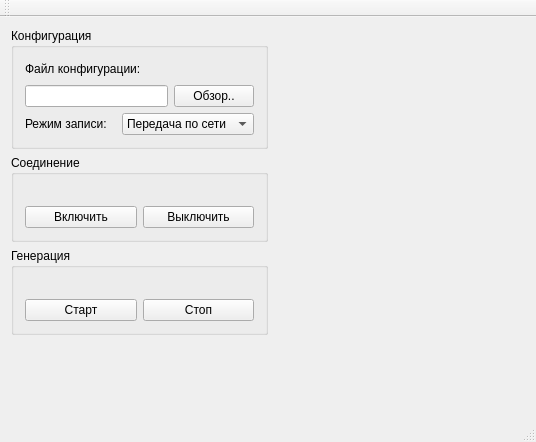
<?xml version="1.0" encoding="UTF-8"?>
<ui version="4.0">
 <class>MainWindow</class>
 <widget class="QMainWindow" name="MainWindow">
  <property name="geometry">
   <rect>
    <x>0</x>
    <y>0</y>
    <width>536</width>
    <height>442</height>
   </rect>
  </property>
  <property name="sizePolicy">
   <sizepolicy hsizetype="Fixed" vsizetype="Fixed">
    <horstretch>0</horstretch>
    <verstretch>0</verstretch>
   </sizepolicy>
  </property>
  <property name="windowTitle">
   <string>MainWindow</string>
  </property>
  <widget class="QWidget" name="centralWidget">
   <layout class="QVBoxLayout" name="verticalLayout_5">
    <item>
     <layout class="QHBoxLayout" name="horizontalLayout_6">
      <item>
       <layout class="QVBoxLayout" name="verticalLayout_4">
        <item>
         <widget class="QGroupBox" name="groupBox_3">
          <property name="title">
           <string>Конфигурация</string>
          </property>
          <layout class="QVBoxLayout" name="verticalLayout_3">
           <item>
            <layout class="QHBoxLayout" name="horizontalLayout_4">
             <item>
              <widget class="QLabel" name="label">
               <property name="text">
                <string>Файл конфигурации:</string>
               </property>
              </widget>
             </item>
             <item>
              <spacer name="horizontalSpacer">
               <property name="orientation">
                <enum>Qt::Horizontal</enum>
               </property>
               <property name="sizeHint" stdset="0">
                <size>
                 <width>40</width>
                 <height>20</height>
                </size>
               </property>
              </spacer>
             </item>
            </layout>
           </item>
           <item>
            <layout class="QHBoxLayout" name="horizontalLayout_3">
             <item>
              <widget class="QLineEdit" name="lineEdit_config_file"/>
             </item>
             <item>
              <widget class="QPushButton" name="pushButton_config_file">
               <property name="text">
                <string>Обзор..</string>
               </property>
              </widget>
             </item>
            </layout>
           </item>
           <item>
            <layout class="QHBoxLayout" name="horizontalLayout_5">
             <item>
              <widget class="QLabel" name="label_2">
               <property name="text">
                <string>Режим записи:</string>
               </property>
              </widget>
             </item>
             <item>
              <widget class="QComboBox" name="comboBox_write_mode">
               <item>
                <property name="text">
                 <string>Передача по сети</string>
                </property>
               </item>
               <item>
                <property name="text">
                 <string>Запись в файл</string>
                </property>
               </item>
              </widget>
             </item>
            </layout>
           </item>
          </layout>
         </widget>
        </item>
        <item>
         <widget class="QGroupBox" name="groupBox_2">
          <property name="title">
           <string>Соединение</string>
          </property>
          <layout class="QVBoxLayout" name="verticalLayout_2">
           <item>
            <widget class="QLabel" name="label_status_connection">
             <property name="text">
              <string/>
             </property>
            </widget>
           </item>
           <item>
            <layout class="QHBoxLayout" name="horizontalLayout_2">
             <item>
              <widget class="QPushButton" name="pushButton_connection_start">
               <property name="text">
                <string>Включить</string>
               </property>
              </widget>
             </item>
             <item>
              <widget class="QPushButton" name="pushButton_connection_stop">
               <property name="text">
                <string>Выключить</string>
               </property>
              </widget>
             </item>
            </layout>
           </item>
          </layout>
         </widget>
        </item>
        <item>
         <widget class="QGroupBox" name="groupBox">
          <property name="title">
           <string>Генерация</string>
          </property>
          <layout class="QVBoxLayout" name="verticalLayout">
           <item>
            <widget class="QLabel" name="label_status_generation">
             <property name="text">
              <string/>
             </property>
            </widget>
           </item>
           <item>
            <layout class="QHBoxLayout" name="horizontalLayout">
             <item>
              <widget class="QPushButton" name="pushButton_generation_start">
               <property name="text">
                <string>Старт</string>
               </property>
              </widget>
             </item>
             <item>
              <widget class="QPushButton" name="pushButton_generation_stop">
               <property name="text">
                <string>Стоп</string>
               </property>
              </widget>
             </item>
            </layout>
           </item>
          </layout>
         </widget>
        </item>
       </layout>
      </item>
      <item>
       <spacer name="horizontalSpacer_2">
        <property name="orientation">
         <enum>Qt::Horizontal</enum>
        </property>
        <property name="sizeHint" stdset="0">
         <size>
          <width>242</width>
          <height>20</height>
         </size>
        </property>
       </spacer>
      </item>
     </layout>
    </item>
    <item>
     <spacer name="verticalSpacer">
      <property name="orientation">
       <enum>Qt::Vertical</enum>
      </property>
      <property name="sizeHint" stdset="0">
       <size>
        <width>20</width>
        <height>40</height>
       </size>
      </property>
     </spacer>
    </item>
   </layout>
  </widget>
  <widget class="QMenuBar" name="menuBar">
   <property name="geometry">
    <rect>
     <x>0</x>
     <y>0</y>
     <width>536</width>
     <height>20</height>
    </rect>
   </property>
  </widget>
  <widget class="QToolBar" name="mainToolBar">
   <attribute name="toolBarArea">
    <enum>TopToolBarArea</enum>
   </attribute>
   <attribute name="toolBarBreak">
    <bool>false</bool>
   </attribute>
  </widget>
  <widget class="QStatusBar" name="statusBar"/>
 </widget>
 <layoutdefault spacing="6" margin="11"/>
 <resources/>
 <connections/>
</ui>
